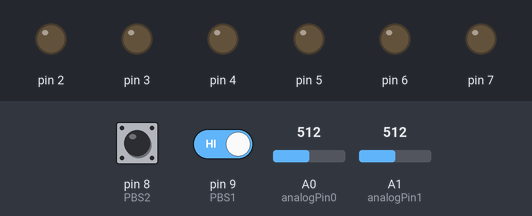
Simulated run of this sketch. Board: Arduino Uno, built with avr-gcc and run on an emulated ATmega328P. Parts: output pins drawn as LEDs (lit = HIGH). Dashed ring = blinking. The inputs (shaded band) are chosen by the test bench; at power-on: pin 9 (PBS1) HIGH, A0 (analogPin0) = 512, pin 8 (PBS2) HIGH, A1 (analogPin1) = 512.

Above: at 1.2 s.
1.3 s: pin 9 (PBS1) driven LOW
At 3.1 s:
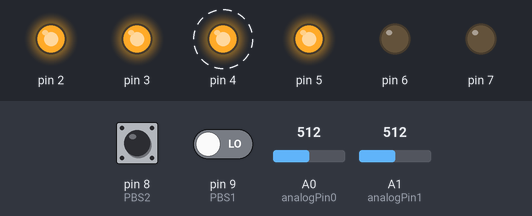
4.3 s: A0 (analogPin0) set to 426
6.5 s: A0 (analogPin0) set to 398
At 8.1 s:
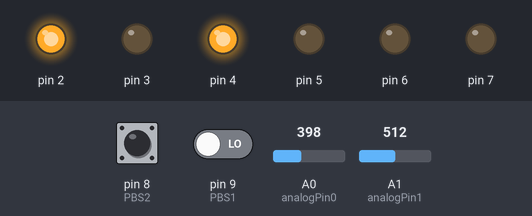
9.5 s: A0 (analogPin0) set to 419
At 10.6 s:
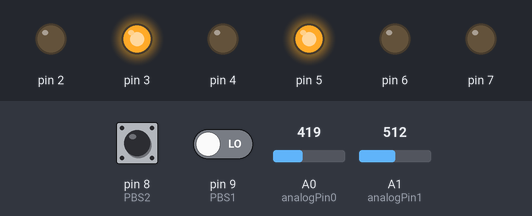
12.5 s: A0 (analogPin0) set to 399
At 14.7 s:
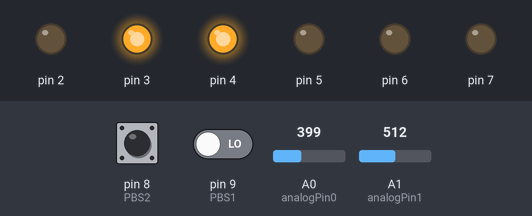
15.5 s: A0 (analogPin0) set to 511
At 17.5 s:
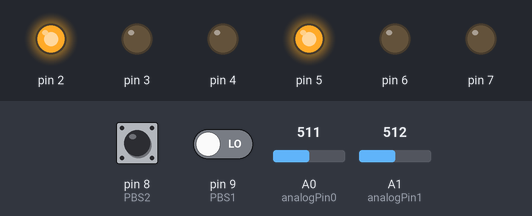
Timing chart, 0 to 19.5 s (numbered marks = the images above; inputs shaded):
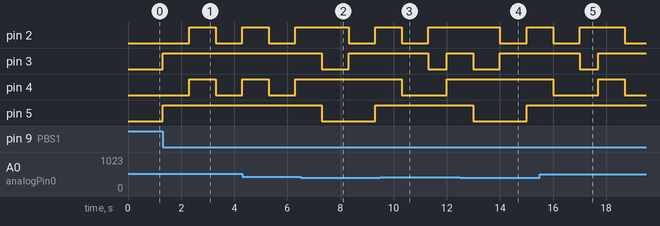

The sketch:

_8_avoid_clif_robot-test3.ino
```cpp
/*最初に右がついたか左がついたかによって、右手の法則or左手の法則で
 *台の縁をぐるぐる回り続けるロボット
 */

  #define PBS1 9 //置き換えPBS1→8
  #define PBS2 8
  #define analogPin0 0
  #define analogPin1 1
  int valueL=0;
  int valueR=0;
  int s1,s2;


void setup() {
  // put your setup code here, to run once:
  pinMode(PBS1,INPUT);
  pinMode(PBS2,INPUT);
  DDRD=B11111100;

}

void loop() {
  // put your main code here, to run repeatedly:
  C:
  s1=digitalRead(PBS1);
  if(s1==0) //PBS1がＯＮならば、次へ
  {
    while(1)
    {
      PORTD=0x28;//ロボット前進
      delay(1000);
      PORTD=0x3c;//ブレーキ
      delay(1000);

      s2=digitalRead(PBS2);
      if(s2==0)//PBS2がＯＮならば、次へ行く
      {
        PORTD=0x3c;
        break;//ブレーキして、ループを脱出
      }


      valueR=analogRead(analogPin0);//AD変換して右センサの値をvalueLeftへ
      valueL=analogRead(analogPin1);//AD変換して左センサの値をvalueRightへ


      if(valueL<=409&&valueR>409)goto A;//左センサ12cm以上、右は以下
      else if(valueL>409&&valueR<=409)goto B;//左は以下、右は以上
      else if(valueL<=409&&valueR<=409)
      {
        PORTD=0x14; //2s後進
        delay(2000);
        PORTD=0x18;//1s間右旋回
        delay(2000);
      }
    }
  }
  goto C;


A://左手の法則モード
B:

while(1)
{
      valueR=analogRead(analogPin0);//AD変換して右センサの値をvalueLeftへ
      valueL=analogRead(analogPin1);//AD変換して左センサの値をvalueRightへ

        if(valueR<=409)//もし右センサも12以上のとき
        {
         PORTD=0x14; //500ms後進
         delay(1000);
         PORTD=0x18;//500ms間右旋回
         delay(1000);
         PORTD=0x3c;//ブレーキ
         delay(1000);
        }


        else if(valueR>409&&valueL<=409)//右センサは12以下だけど左は12以上の時
        {//ちょっと右前へ進む
         PORTD=0x14; //1s後進
         delay(1000);
         PORTD=0x18;//右旋回
         delay(1000);
         PORTD=0x28;//直進
         delay(1000);
         PORTD=0x3c;//ブレーキ
         delay(1000);
        }


        else if(valueL>409)//左がそもそも12以下のとき
        {//ちょっと左前へ進む
         PORTD=0x28;//直進
         delay(1000);
         PORTD=0x24;//左旋回
         delay(700);
         PORTD=0x3c;//ブレーキ
         delay(1000);
        }


      s2=digitalRead(PBS2);
      if(s2==0)//PBS2がＯＮならば、次へ行く
      {
        PORTD=0x3c;
        break; //ブレーキして、ループを脱出
      }
       }
  }


/*右手の法則モード
B:
      while(valueR<=409)//右が反応
      {
        while(valueL<=409)//左も反応
        {
         PORTD=0x24;//左旋回しつづける
        }

       //右が無反応になるまで、ちょっとずつ左前に進む
       while(valueR<=409)//右が反応している間
       {
        PORTD=0x24;//左旋回
        delay(200);
        PORTD=0x28;//直進
        delay(200);
       }

       //右が反応するまでちょっとずつ右前に進む
       while(valueR>409)
       {
       PORTD=0x28;//直進
       delay(200);
       PORTD=0x18;//右旋回
       delay(200);
       }
      }*/


/*
void loop() {
  // put your main code here, to run repeatedly:
  s1=digitalRead(PBS1);
  if(s1==0) //PBS1がＯＮならば、次へ
  {
    while(1)
    {
       PORTD=0x24;//左旋回
       delay(200);
       PORTD=0x28;//ロボット前進
       delay(200);

      s2=digitalRead(PBS2);
      if(s2==0)//PBS2がＯＮならば、次へ行く
      {
        PORTD=0x3c;
        break;//ブレーキして、ループを脱出
      }

      valueL=analogRead(analogPin0);//AD変換して右センサの値をvalueleftへ
      valueR=analogRead(analogPin1);//AD変換して左センサの値をvaluerightへ

      if(valueL<=409&&valueR>409)//左飛び出しそう、右大丈夫のとき
      {
       PORTD=0x18;//右旋回
       delay(200);
       PORTD=0x28;//ロボット前進
       delay(200);
      }

      else
      {
       break;
      }
    }


        PORTD=0x3c;//ブレーキ
        delay(1000);
        PORTD=0x14; //後進
        delay(1000);
        PORTD=0x24;//左旋回
        s2=digitalRead(PBS2);
        if(s2==0) //PBS2がＯＮならば次へ行く
        {
          PORTD=0x3c;
          break;//ブレーキをかけて、ループ脱出
        }
        delay(1000);

      }
      else if(value1<=409)//左センサの出力値が１２ｃｍ以上（右側が壁から飛び出しそう）の時
      {
        PORTD=0x3c;//ブレーキ
        delay(1000);
        PORTD=0x14;//後進
        delay(1000);
        PORTD=0x18;//右旋回
        s2=digitalRead(PBS2);
        if(s2==0)
        {
          PORTD=0x3c;//ブレーキ
          break;
        }
        delay(1000);
      }
    }
  }
}


void loop() {
  // put your main code here, to run repeatedly:
  s1=digitalRead(PBS1);
  if(s1==0) //PBS1がＯＮならば、次へ
  {
    while(1)
    {
      PORTD=0x28;//ロボット前進
      s2=digitalRead(PBS2);
      if(s2==0)//PBS2がＯＮならば、次へ行く
      {
        PORTD=0x3c;
        break;//ブレーキして、ループを脱出
      }
      value0=analogRead(analogPin0);//AD変換して右センサの値をvalue0へ
      value1=analogRead(analogPin1);//AD変換して左センサの値をvalue0へ

      if(value0<=409)//右センサの出力値が１２ｃｍ以上（右側が壁から飛び出しそう）の時
      {
        PORTD=0x3c;//ブレーキ
        delay(1000);
        PORTD=0x14; //後進
        delay(1000);
        PORTD=0x24;//左旋回
        s2=digitalRead(PBS2);
        if(s2==0) //PBS2がＯＮならば次へ行く
        {
          PORTD=0x3c;
          break;//ブレーキをかけて、ループ脱出
        }
        delay(1000);

      }
      else if(value1<=409)//左センサの出力値が１２ｃｍ以上（右側が壁から飛び出しそう）の時
      {
        PORTD=0x3c;//ブレーキ
        delay(1000);
        PORTD=0x14;//後進
        delay(1000);
        PORTD=0x18;//右旋回
        s2=digitalRead(PBS2);
        if(s2==0)
        {
          PORTD=0x3c;//ブレーキ
          break;
        }
        delay(1000);
      }
    }
  }
}*/
```

Measured:
- the behaviour switches between 410 and 409 on A0 (analogPin0) (found by bisection; images 1 and 2)
- after the input at 1.3 s, pin 2, pin 4: LOW → HIGH after 1.0 s, → LOW 1.0 s later; pin 3, pin 5: LOW → HIGH at once
- after the input at 6.5 s, pin 3: HIGH → LOW after 0.80 s, → HIGH 1.0 s later; pin 4: stays HIGH (without the input it goes to LOW after 0.80 s); pin 5: HIGH → LOW after 0.80 s, → HIGH 2.0 s later
- after the input at 9.5 s, pin 4: HIGH → LOW after 0.80 s, → HIGH 1.7 s later; pin 5: stays HIGH (without the input it goes to LOW after 0.80 s)
- after the input at 12.5 s, pin 4: stays HIGH (without the input it goes to LOW after 0.50 s); pin 5: HIGH → LOW after 0.50 s, → HIGH 2.0 s later
- after the input at 15.5 s, pin 4: HIGH → LOW after 0.50 s, → HIGH 1.7 s later, → LOW 1.0 s later; pin 5: stays HIGH (without the input it goes to LOW after 0.50 s)
